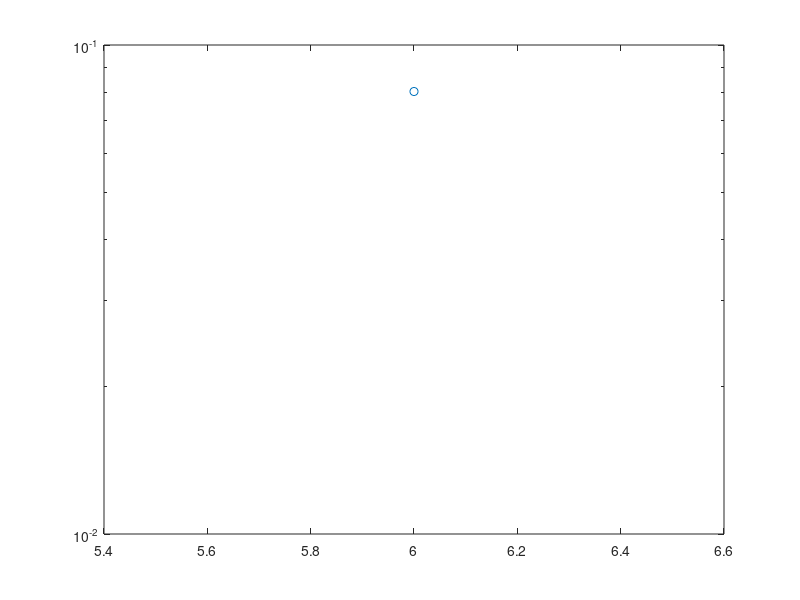

This chart was generated by the following MATLAB code:
%FH_SS2.m
% simulates a digital communication system 
%  with coherent BFSK-slow FH_SS signaling in Fig.10.7.2(b)
clear, clf
b=1; M=2^b; kh=3;
alpha=1/(2^kh); % depending on the jammer's strategy
Tb=1; Ts=b*Tb; Ncs=2; Tc=Ncs*Ts; % Bit/Symbol/Chip time 
N=48; T=Ts/N; % Sampling Period (subinterval in Tc)
NNcs=N*Ncs; % Buffer size 
for i=1:2^kh,  wc(i)=(i-1)*M*2*pi;  end
Es=2; sqEs=sqrt(Es); % Energy of signal waveform
ss=[0 1]; w([1:M])=2*[1:M]*pi;  g_symbol='xo';
t=[0:N-1]*T;  s2sT=sqrt(2/Ts);
SNRbdBs=[6]; MaxIter=3000; % # of iterations 
for i_FH=1:2
   sw=zeros(M,NNcs);
   for m=1:M % PN-coded BPSK signal waveforms
      for nc=1:2^kh
         if i_FH==1, su(m+(nc-1)*M,:)=s2sT*cos(w(m)*t); % No FH
          else  su(m+(nc-1)*M,:)=s2sT*cos((w(m)+wc(nc))*t); % FH
         end  
      end
   end  
   sw=sqEs*su;  suT=su*T;
   for i_SNR=1:length(SNRbdBs) % Range of SNRdB
      SNRbdB=SNRbdBs(i_SNR); SNRb=10^(SNRbdB/10); J0=2*(Es/b)/SNRb; sigma=sqrt(J0/Tb*(2^kh)); %Pj=J0*W=J0*(2/Tb)*2^kh
      r=zeros(1,N);
      nobe=0; % Number of bit errors
      for k=1:MaxIter     
         ic=floor(rand*2^kh);
         for k1=1:Ncs
            i= ceil(rand*M); s=ss(i); % Transmitted signal
            for m=0:N-1   % Operation per symbol interval
               mT=m*T; tmp=(w(1)+w(2))/2*mT; intfrnc=sin(tmp);
               r=[r(2:N) sw(i+M*ic,m+1)+sigma*intfrnc]; % Received signal
               yre=suT(([1:M]+M*ic)',:)*r'; % Correlator output 
            end
            [yremax,lmax]=max(yre);  D=ss(lmax); % Detector(DTR)
            nobe=nobe+sum(s~=D);  if nobe>100, break; end
         end
      end  
      pobe(i_FH,i_SNR)=nobe/(k*b);
   end       
   semilogy(SNRbdBs,pobe(i_FH,:),g_symbol(i_FH))
end
pobe